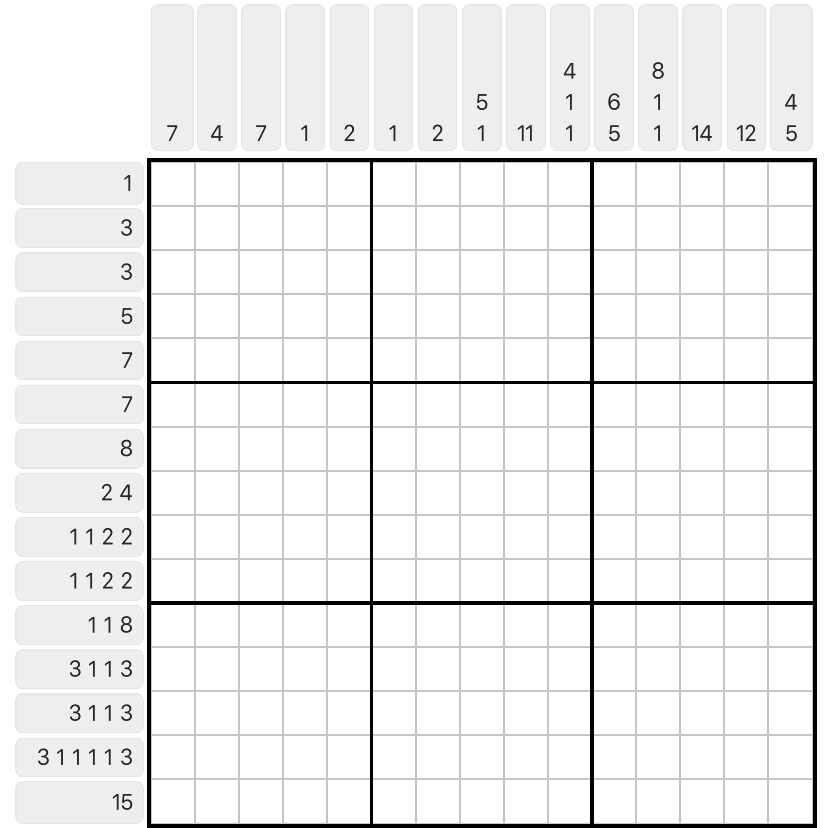
#> input picture original.png, 828 x 828 px
$ python -i parse.py   (imports and definitions only)
#> lines starting #> are read from the running program, lines starting #| are printed output that depends on the picture; after the words box and inside, x2 and y2 are one past the last pixel; in counts of white or black regions, pixels touching at a corner belong together
import cv2
from pytesseract import image_to_string, pytesseract
# Process image and return processed image along with bounding rectanges of rows and columns digits
def preprocess(fname):
#> called with fname = 'original.png'
    pytesseract.tesseract_cmd = r'C:\Program Files\Tesseract-OCR\tesseract.exe'
    ref = cv2.imread(fname)
#> ref is the input picture: shape (828, 828, 3); min 0, max 255, mean 239.6
    # Convert to black and white
    ref = cv2.cvtColor(ref, cv2.COLOR_BGR2GRAY)
#> ref: shape (828, 828)
    ref = cv2.threshold(ref, 226, 255, cv2.THRESH_BINARY_INV)[1]
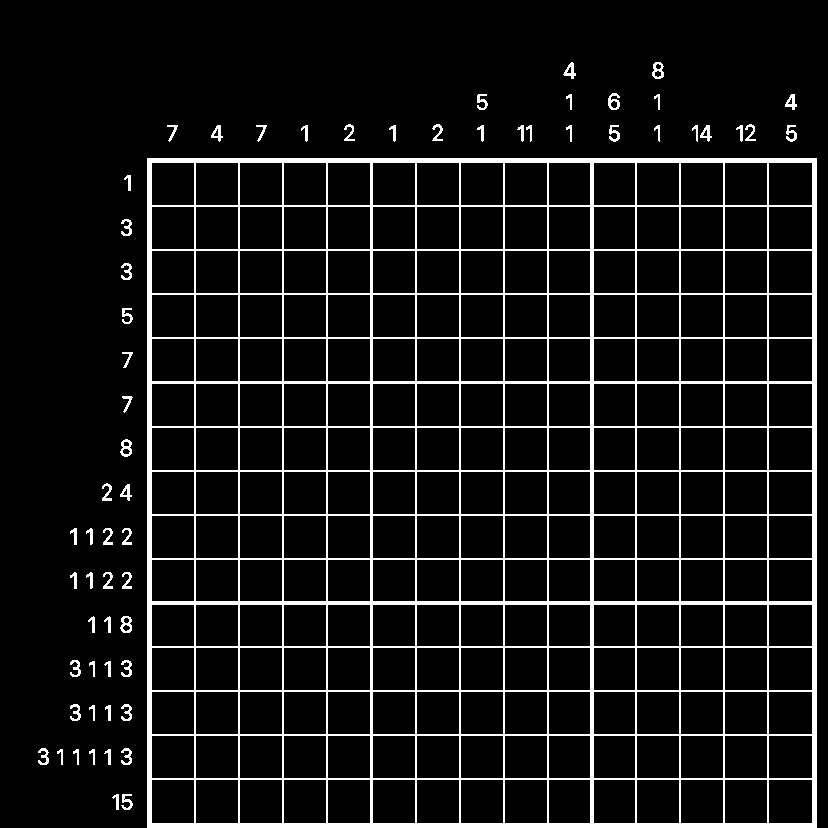
#> ref: shape (828, 828); 8.4% white; 62 white regions
    # Find Contours
    refCnts, hierarchy = cv2.findContours(ref.copy(),cv2.RETR_EXTERNAL, cv2.CHAIN_APPROX_SIMPLE)
#> refCnts = 62 contours; largest, box (x1, y1, x2, y2) and area: (147, 158, 817, 828) 447561, (120, 616, 132, 633) 144, (120, 439, 132, 457) 144, (652, 62, 664, 79) 142, (608, 93, 620, 110) 118
    sort = sorted(refCnts, key=cv2.contourArea, reverse=True)
#> sort has the same summary as refCnts

    # Crop image
    x, y, _, h = cv2.boundingRect(sort[0])
#> x = 147; y = 158; h = 670
    lower = y+h
#> lower = 828
    width = len(ref[0])
#> width = 828
    ref = ref[lower-width:lower, 0:width]
    #cv2.imwrite('process.png', ref)
    # Crop digits
    refCnts, hierarchy = cv2.findContours(ref.copy(), cv2.RETR_EXTERNAL, cv2.CHAIN_APPROX_SIMPLE)
    bound = [cv2.boundingRect(c) for c in refCnts]
#> bound = 62 items, first 6: (121, 794, 12, 16), (112, 794, 7, 16), (104, 749, 7, 16), (89, 749, 6, 16), (73, 749, 6, 16), (57, 749, 6, 16)
    rows = [rect for rect in bound if rect[0] < x and rect[0] > 0]
#> rows = 36 items, first 6: (121, 794, 12, 16), (112, 794, 7, 16), (104, 749, 7, 16), (89, 749, 6, 16), (73, 749, 6, 16), (57, 749, 6, 16)
    rows = sorted(rows, key=lambda k: [k[1], k[0]])
#> rows = 36 items, first 6: (124, 175, 7, 16), (121, 219, 11, 17), (121, 263, 11, 17), (122, 308, 11, 16), (122, 352, 11, 16), (122, 396, 11, 17)
    cols = [rect for rect in bound if rect[1] < width-h and rect[1] > 0]
#> cols = 25 items, first 6: (786, 125, 11, 17), (736, 125, 7, 17), (700, 125, 12, 17), (692, 125, 6, 17), (654, 125, 6, 17), (609, 125, 11, 17)
    cols = sorted(cols, key=lambda k: [k[0], k[1]])
#> cols = 25 items, first 6: (167, 125, 11, 17), (211, 125, 12, 17), (256, 125, 11, 17), (301, 125, 7, 17), (344, 124, 11, 17), (389, 125, 7, 17)
    return ref, rows, cols

# Parse pattern given processed image and boundign boxes
# [144 lines left out: function get_patterns, not called in this run]

>>> result = preprocess('original.png')
